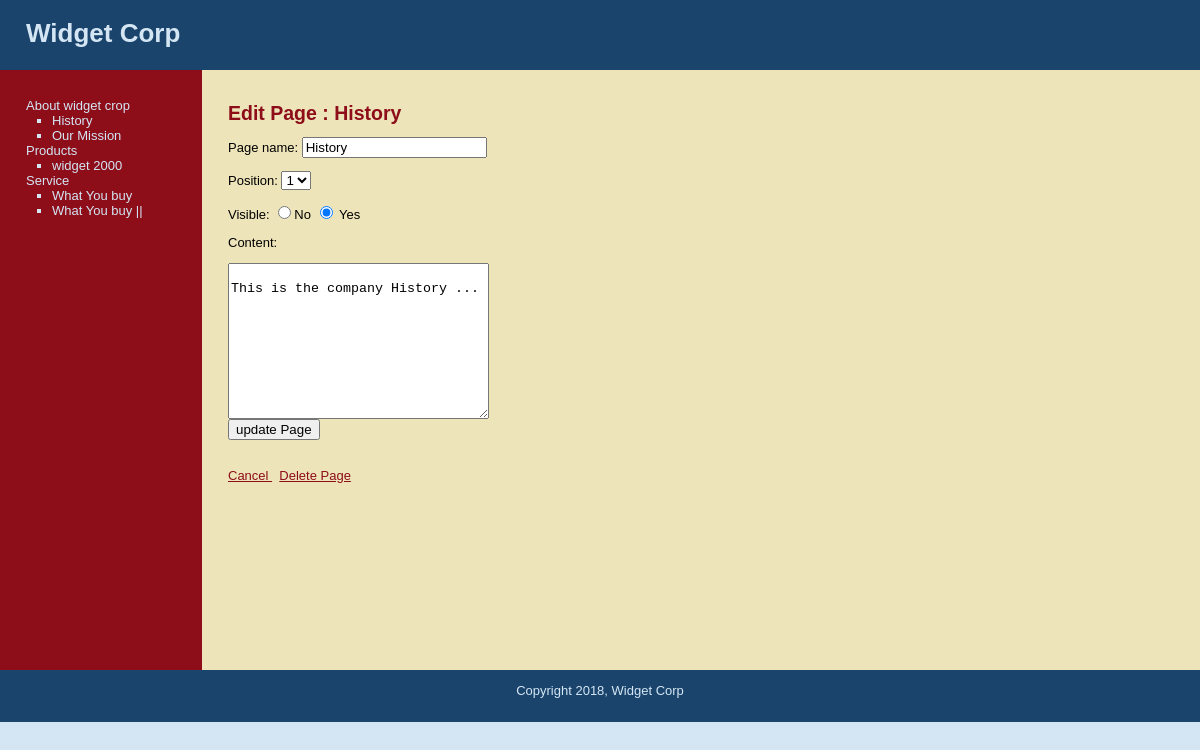
Screenshot of /edit_page.php?pg=1 (signed in) with the database file from the repository.
### tables this page shows
CREATE TABLE IF NOT EXISTS `subject` (
`id` int(11) NOT NULL,
  `menu_name` varchar(30) NOT NULL,
  `position` int(11) NOT NULL,
  `visible` tinyint(4) NOT NULL
);

CREATE TABLE IF NOT EXISTS `pages` (
`id` int(11) NOT NULL,
  `subject_id` int(11) NOT NULL,
  `menu_name` varchar(30) NOT NULL,
  `position` int(3) NOT NULL,
  `visible` tinyint(1) NOT NULL,
  `content` text NOT NULL
);

### includes/functions.php (called while the page is built, shortened)
<?php
function confirm_query($result_set){
	return $result_set;
 }
	function get_pages_for_subject($subject_id) {
		global $connection;
		$query = "SELECT *
				FROM pages WHERE subject_id =". $subject_id." AND visible = 1 ORDER BY position ASC";
		$page_set = mysql_query($query, $connection);
		return $page_set;
	}
function find_by_sql($sql=""){
	global $connection;
	 $subject_set = mysql_query($sql,$connection);
		return $subject_set;
	}
function find_by_id($id=0){
	global $connection;
	$result_set = mysql_query("SELECT * FROM pages
		                       WHERE subject_id =" . $id ."
		                       ORDER BY position ASC",$connection);
	return confirm_query($result_set);
}
function get_page_by_id($page_id){
	global $connection;
	$result_set = mysql_query("SELECT * FROM pages
		                       WHERE id =". $page_id ."
		                       LIMIT 1",$connection);
	 if($page_content = mysql_fetch_array($result_set))
	 {
	 		 return $page_content;
	 }else{
	 	return NULL;
	 }
}
?>

### edit_page.php (the view, shortened to what this page needs)
<?php require_once("includes/connection.php"); ?>
<?php require_once("includes/functions.php"); ?>
<?php if(isset($_GET['subj'])){
		$sel_subject = get_subject_by_id($_GET['subj']);
		$sel_page=Null;
	}elseif(isset($_GET['pg'])){
		$sel_page = get_page_by_id($_GET['pg']);
	}else{
		$sel_page= NULL;
		$sel_subject= NULL;
	}
?>
<?php include("includes/header.php"); ?>
			<table id="structure">
				<tr>
					<td id="navigation">
					 <ul class="subjects">
						<?php
						 $subjects = find_by_sql("SELECT * FROM subject
						                          ORDER BY position ASC");
							while($row = mysql_fetch_array($subjects))
							{
								echo "<li>
								<a href=\"edit_subject.php?subj=".urlencode($row['id'])."\">".$row['menu_name']."</a></li>";
								$pages = find_by_id($row['id']);
								echo "<ul class=\"pages\">";
								while($row = mysql_fetch_array($pages))
								{
									echo "<li>
									<a href=\"content.php?pg=".urlencode($row['id'])."\">".$row['menu_name'].
									"</a></li>";
								}
								echo "</ul>";
							}
						?>
					</ul>
					</td>
					<td id="page">
						<h2>Edit Page : <?php echo $sel_page['menu_name'];?></h2>
						<?php include("page_form.php");?>
						<a href="content.php"> Cancel </a>&nbsp;
						<a href="delete_page.php?pg=
						<?php echo urlencode($sel_page['id']); ?>" onclick="return confirm('Are you sure')";> Delete Page </a>
					</td>
			</table>
<?php include("includes/footer.php"); ?>

### page_form.php (shortened to what this page needs)
<form action="edit_page.php?pg=<?php echo $sel_page['id']; ?>" method="post">
							<p>Page name:
								<input type="text" name="menu_name"
								value="<?php echo $sel_page['menu_name']?>" required/>
							</p>
							<p>Position:
								<select name="position" required>
									<?php
										$page_all = get_pages_for_subject($sel_page['subject_id']);
										$page_count = mysql_num_rows($page_all);
										for($i=1;$i<=$page_count;$i++)
										{
											echo "<option value=\"$i\"";
											if($sel_page['position']==$i){echo "selected";}
											echo ">$i</option>";
										}
									?>
								</select>
							</p>
							<p>Visible:
								<input type="radio" value="0" name="visible"
								 <?php
									if($sel_page['visible']==0){
										echo "checked";
									}
								?> required/>No
								<input type="radio" value="1" name="visible"
								 <?php
									if($sel_page['visible']==1){
										echo "checked";
									}
								?> required/> Yes
							</p>
							<p>Content:</p>
							<textarea name="content" rows="10" cols="30">
								<?php echo $sel_page['content']; ?>
							</textarea>
							<input type="submit" name ="submit" value="update Page" />
						</form>

### stylesheets/public.css (style rules this page uses)
html { height: 100%; width: 100%; }
body { width: 100%; height: 100%; margin: 0px; padding: 0px; border: 0px; font-family: Verdana, Arial, Helvetica, sans-serif; background: #D4E6F4; font-size: 13px; line-height: 15px; }
table, tr, td { border-collapse: collapse; vertical-align: top; font-size: 13px; line-height: 15px; }
a { color: #8D0D19; }
#structure { height: 600px; width: 100%; }
#navigation { width: 150px; padding: 1em 2em; color: #D4E6F4; background: #8D0D19; }
#navigation a { color: #D4E6F4; text-decoration: none; }
ul.subjects { padding-left: 0; list-style: none; }
ul.pages { padding-left: 2em; list-style: square; }
#page { padding-left: 2em; vertical-align: top; background: #EEE4B9; }
#page h2 { color: #8D0D19; margin-top: 1em; }
li { color:#D4E6F4; }

### rows the page displays
subject: menu_name "About widget crop"
pages: menu_name "History", position "1", visible "☑", content "This is the company History ..."
pages: menu_name "Our Mission"
subject: menu_name "Products"
pages: menu_name "widget 2000"
subject: menu_name "Service"
pages: menu_name "What You buy"
pages: menu_name "What You buy ||"
